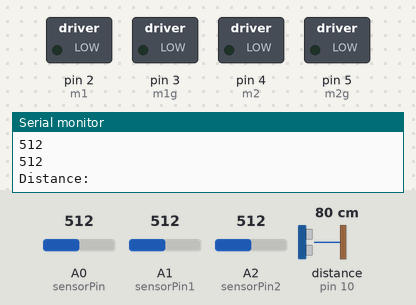
The sketch below on a simulated Arduino Uno, built with avr-gcc and run on an emulated ATmega328P. Shown: switched loads named in the sketch (green lamp = pin HIGH), the last lines printed to the serial monitor. Wiring (inferred from the names in the program): ultrasonic range finder: trigger pin 9; echo pin 10. The inputs (shaded band) are chosen by the test bench; at power-on: A1 (sensorPin1) = 512, A0 (sensorPin) = 512, distance to the obstacle (sensor on pin 10) 80 cm, A2 (sensorPin2) = 512. The echo pulse lasts 58.3 µs per cm; pins used as bus, display or sensor lines are not drawn.

Above: at 1.2 s.
1.3 s: A1 (sensorPin1) set to 693
2.8 s: A1 (sensorPin1) set to 710
At 3.2 s:
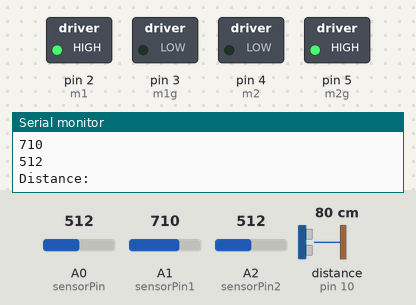
4.3 s: A0 (sensorPin) set to 790
7.3 s: A0 (sensorPin) set to 814
At 8.5 s:
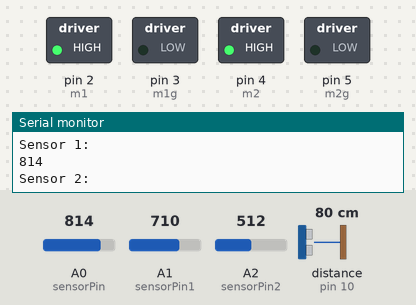
8.8 s: distance to the obstacle (sensor on pin 10) set to 16 cm
11.8 s: distance to the obstacle (sensor on pin 10) set to 13 cm
At 12.6 s:
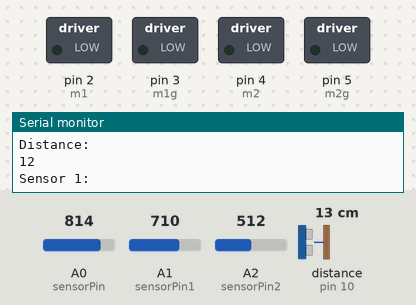
Timing chart, 0 to 14.3 s (numbered marks = the images above; inputs shaded):
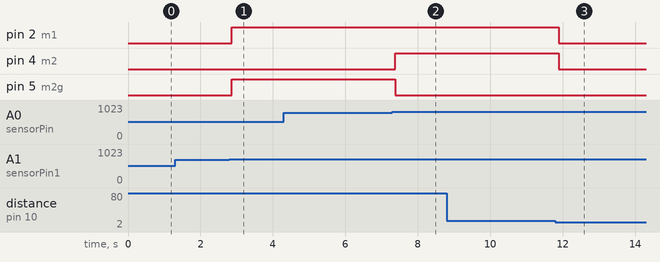

Measured:
- the behaviour switches between 700 and 701 on A1 (sensorPin1) (found by bisection; images 0 and 1)
- the behaviour switches between 800 and 801 on A0 (sensorPin) (found by bisection; images 1 and 2)
- the behaviour switches between 15 and 14 cm on distance to the obstacle (sensor on pin 10) (found by bisection; images 2 and 3)
- after the input at 2.8 s, pin 2 (m1), pin 5 (m2g): LOW → HIGH after 0.06 s
- after the input at 7.3 s, pin 4 (m2): LOW → HIGH after 0.08 s; pin 5 (m2g): HIGH → LOW after 0.08 s
- after the input at 11.8 s, pin 2 (m1), pin 4 (m2): HIGH → LOW after 0.10 s

The sketch:

sketch_nov23a.ino
```cpp
/*
 * @Authors
 * Ivan Olivari
 * Alexander Velez
 * Fabio Padilla
 */

/*
 Pin declaration and value declaration
 */
int m1 = 2;
int m1g = 3;
int m2 = 4;
int m2g = 5;
int sensorPin = A0;
int sensorPin1 = A1;
int sensorPin2 = A2;
int sensorValue = 0;
int sensorValue1 = 0;
int sensorValue2 = 0;
int trigger = 9;
int echo = 10;
long duration;
int distance;
//int buzzer=8

/*
 Stop method to shutdown the motors
 */

void Stop(){
   digitalWrite(m1,LOW);
  digitalWrite(m1g,LOW);
   digitalWrite(m2,LOW);
  digitalWrite(m2g,LOW);
}
/*
 * If the car moves to the left, the left tire
 * will move forward and
 * the right tire back to turn.
 */
void left(){
     digitalWrite(m1,LOW);
  digitalWrite(m1g,HIGH);
   digitalWrite(m2,HIGH);
  digitalWrite(m2g,LOW);
}
/*
 * If the car moves to the right, the right tire
 * will move forward and
 * the left tire back to turn.
 */
void right(){
     digitalWrite(m1,HIGH);
  digitalWrite(m1g,LOW);
   digitalWrite(m2,LOW);
  digitalWrite(m2g,HIGH);
}

/*
 * The tires of the car will move forward
 */
void front(){
    digitalWrite(m1,HIGH);
  digitalWrite(m1g,LOW);
   digitalWrite(m2,HIGH);
  digitalWrite(m2g,LOW);
}

/*
 * Here the outputs and inputs of the program and
 * the serial number of the motors are declared.
 */
void setup() {
  // put your setup code here, to run once:
  Serial.begin(9600);
  pinMode(m1,OUTPUT);
  pinMode(m1g,OUTPUT);
  pinMode(m2,OUTPUT);
  pinMode(m2g,OUTPUT);
  //pinMode(buzzer,OUTPUT);
  pinMode(trigger,OUTPUT);
  pinMode(echo,INPUT);
}

void loop() {
do{
  //noTone();
  digitalWrite(trigger,LOW);
  delay(5);
  digitalWrite(trigger,HIGH);
  delayMicroseconds(15);
  digitalWrite(trigger,LOW);
  duration = pulseIn(echo,HIGH);
  distance = duration*0.034/2; //Formula for the conversion to centimeters.

  sensorValue = analogRead(sensorPin);
  Serial.println("Sensor 1: ");
Serial.println(sensorValue);

//delay(5);
sensorValue1 = analogRead(sensorPin1);
Serial.println("Sensor 2: ");
Serial.println(sensorValue1);

//delay(5);
sensorValue2 = analogRead(sensorPin2);

Serial.println(sensorValue2);

//delay(5);
Serial.println("Distance: ");
  Serial.println(distance);
if(sensorValue > 800) {

  front();
}

else if (sensorValue1 > 700){

  right();
}

else if(sensorValue2 > 800){

  left();
}
else {
  Stop();
}

}while(distance >15);

if(distance<14)
{
 //Tone(buzzer,100);
  Stop();
}

}
```
